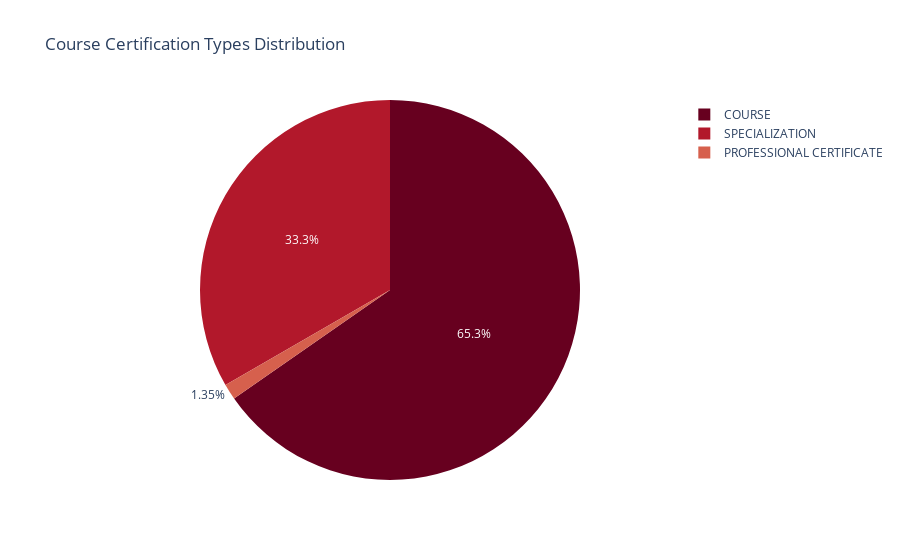

The code cell stored with this chart in its notebook:
### Code cell
fig = px.pie(df, names='course_certificate_type', title='Course Certification Types Distribution',
             color_discrete_sequence=px.colors.sequential.RdBu)
fig.show()

### Figure 1 — Plotly figure (JSON) as saved in the notebook; plotly's stock layout.template omitted (floating-point values rounded to 4 significant figures; data arrays with more than 128 entries replaced by an {"elided": "..."} marker saying what was removed)
{"data": [{"domain": {"x": [0, 1], "y": [0, 1]}, "hovertemplate": "course_certificate_type=%{label}<extra></extra>", "labels": {"elided": "891 str values"}, "legendgroup": "", "name": "", "showlegend": true, "type": "pie"}], "layout": {"autosize": true, "legend": {"tracegroupgap": 0}, "piecolorway": ["rgb(103,0,31)", "rgb(178,24,43)", "rgb(214,96,77)", "rgb(244,165,130)", "rgb(253,219,199)", "rgb(247,247,247)", "rgb(209,229,240)", "rgb(146,197,222)", "rgb(67,147,195)", "rgb(33,102,172)", "rgb(5,48,97)"], "title": {"text": "Course Certification Types Distribution"}}}
